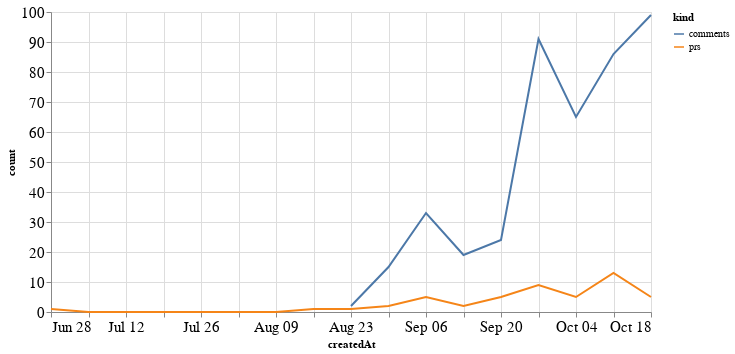

The cell this chart's notebook holds for it:
### Code cell
alt.Chart(total_time, width=600).mark_line().encode(
    x='createdAt',
    y='count',
    color='kind'
)

### Figure 1 — Vega-Lite specification as saved in the notebook (floating-point values rounded to 4 significant figures)
{"config": {"axisLeft": {"labelFontSize": 15}, "axisBottom": {"labelFontSize": 15}}, "data": {"name": "data-bbdaa79d00e6631750918b903e9b1b37"}, "mark": "line", "encoding": {"color": {"type": "nominal", "field": "kind"}, "x": {"type": "temporal", "field": "createdAt"}, "y": {"type": "quantitative", "field": "count"}}, "width": 600, "$schema": "https://vega.github.io/schema/vega-lite/v4.8.1.json", "datasets": {"data-bbdaa79d00e6631750918b903e9b1b37": [{"createdAt": "2020-06-28T00:00:00", "kind": "prs", "count": 1.0}, {"createdAt": "2020-07-05T00:00:00", "kind": "prs", "count": 0.0}, {"createdAt": "2020-07-12T00:00:00", "kind": "prs", "count": 0.0}, {"createdAt": "2020-07-19T00:00:00", "kind": "prs", "count": 0.0}, {"createdAt": "2020-07-26T00:00:00", "kind": "prs", "count": 0.0}, {"createdAt": "2020-08-02T00:00:00", "kind": "prs", "count": 0.0}, {"createdAt": "2020-08-09T00:00:00", "kind": "prs", "count": 0.0}, {"createdAt": "2020-08-16T00:00:00", "kind": "prs", "count": 1.0}, {"createdAt": "2020-08-23T00:00:00", "kind": "prs", "count": 1.0}, {"createdAt": "2020-08-30T00:00:00", "kind": "prs", "count": 2.0}, {"createdAt": "2020-09-06T00:00:00", "kind": "prs", "count": 5.0}, {"createdAt": "2020-09-13T00:00:00", "kind": "prs", "count": 2.0}, {"createdAt": "2020-09-20T00:00:00", "kind": "prs", "count": 5.0}, {"createdAt": "2020-09-27T00:00:00", "kind": "prs", "count": 9.0}, {"createdAt": "2020-10-04T00:00:00", "kind": "prs", "count": 5.0}, {"createdAt": "2020-10-11T00:00:00", "kind": "prs", "count": 13.0}, {"createdAt": "2020-10-18T00:00:00", "kind": "prs", "count": 5.0}, {"createdAt": "2020-06-28T00:00:00", "kind": "comments", "count": null}, {"createdAt": "2020-07-05T00:00:00", "kind": "comments", "count": null}, {"createdAt": "2020-07-12T00:00:00", "kind": "comments", "count": null}, {"createdAt": "2020-07-19T00:00:00", "kind": "comments", "count": null}, {"createdAt": "2020-07-26T00:00:00", "kind": "comments", "count": null}, {"createdAt": "2020-08-02T00:00:00", "kind": "comments", "count": null}, {"createdAt": "2020-08-09T00:00:00", "kind": "comments", "count": null}, {"createdAt": "2020-08-16T00:00:00", "kind": "comments", "count": null}, {"createdAt": "2020-08-23T00:00:00", "kind": "comments", "count": 2.0}, {"createdAt": "2020-08-30T00:00:00", "kind": "comments", "count": 15.0}, {"createdAt": "2020-09-06T00:00:00", "kind": "comments", "count": 33.0}, {"createdAt": "2020-09-13T00:00:00", "kind": "comments", "count": 19.0}, {"createdAt": "2020-09-20T00:00:00", "kind": "comments", "count": 24.0}, {"createdAt": "2020-09-27T00:00:00", "kind": "comments", "count": 91.0}, {"createdAt": "2020-10-04T00:00:00", "kind": "comments", "count": 65.0}, {"createdAt": "2020-10-11T00:00:00", "kind": "comments", "count": 86.0}, {"createdAt": "2020-10-18T00:00:00", "kind": "comments", "count": 99.0}]}}
